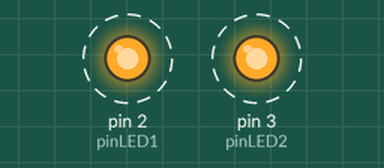
Recording of a sketch running on a simulated Arduino Uno, built with avr-gcc and run on an emulated ATmega328P. On the bench: output pins drawn as LEDs (lit = HIGH). Dashed ring = blinking.

Above: at 0.5 s.
Timing chart, 0 to 3.5 s (numbered marks = the images above):
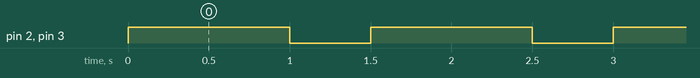

Measured:
- by itself, pin 2 (pinLED1), pin 3 (pinLED2): alternates HIGH for 1.0 s and LOW for 0.50 s

The sketch:

ex1_led.ino
```cpp
#define pinLED1 2
#define pinLED2 3

void setup()
{
  pinMode(pinLED1, OUTPUT);
  pinMode(pinLED2, OUTPUT);
}

void loop()
{ // LED On
  digitalWrite(pinLED1, HIGH);
  digitalWrite(pinLED2, HIGH);
  delay(1000);
  // LED Off
  digitalWrite(pinLED1, LOW);
  digitalWrite(pinLED2, LOW);
  delay(500);
}
```
